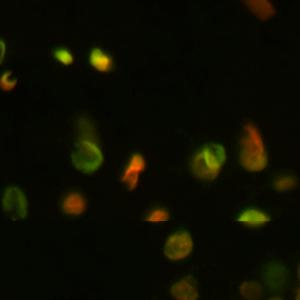
#> input picture day_3/imgs/img2.jpeg, 300 x 300 px
$ python 3_watershed.py
#> lines starting #> are read from the running program, lines starting #| are printed output that depends on the picture; after the words box and inside, x2 and y2 are one past the last pixel; in counts of white or black regions, pixels touching at a corner belong together
# source: https://docs.opencv.org/4.x/d3/db4/tutorial_py_watershed.html
# https://en.wikipedia.org/wiki/Watershed_(image_processing)#Watershed_by_flooding
# visualization: https://svi.nl/watershed

import cv2
import numpy as np
from matplotlib import pyplot as plt
from skimage import color
from skimage. exposure import rescale_intensity, adjust_gamma

img = cv2.imread("imgs/img2.jpeg")
#> img is the input picture: shape (300, 300, 3); mean B, G, R 1.2, 13.1, 12.6

# convert image to grayscale
img = cv2.cvtColor(img, cv2.COLOR_BGR2GRAY)
#> img: shape (300, 300)

# normalize image
img = rescale_intensity(img)

# # correct contrast using gamma correction
img = adjust_gamma(img, gamma=0.75)

# plot the grayscale image
plt.figure()
plt.imshow(img, cmap='gray')
plt.show()

# Threshold image to binary using OTSU
ret1, thresh = cv2.threshold(img, 0, 255, cv2.THRESH_BINARY + cv2.THRESH_OTSU)
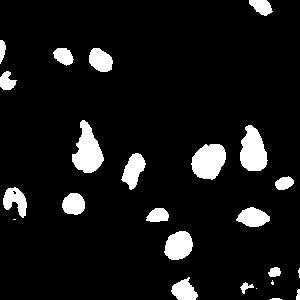
#> thresh: shape (300, 300); 8.5% white; 24 white regions (4 under 20 px), largest, box (x1, y1, x2, y2) and area: (72, 120, 104, 173) 1001, (191, 144, 226, 180) 945, (240, 125, 268, 171) 918
#> ret1 = 60

plt.figure()
plt.imshow(thresh, cmap='gray')
plt.show()

# Morphological operations to remove small noise
kernel = cv2.getStructuringElement(cv2.MORPH_ELLIPSE, (2, 2))
opening = cv2.morphologyEx(thresh, cv2.MORPH_OPEN, kernel, iterations=2)
#> opening: shape (300, 300); 8.5% white; 19 white regions (1 under 20 px), largest, box (x1, y1, x2, y2) and area: (74, 122, 106, 175) 1001, (193, 146, 228, 181) 947, (242, 127, 269, 173) 925

plt.figure()
plt.imshow(opening, cmap='gray')
plt.show()

# OPTIONAL: Remove cells touching image border
from skimage.segmentation import clear_border
opening = clear_border(opening)  # Remove edge touching grains

# Find the sure background region
sure_bg = cv2.dilate(opening, kernel, iterations=10)
#> sure_bg: shape (300, 300); 14.6% white; 14 white regions, largest, box (x1, y1, x2, y2) and area: (74, 122, 116, 185) 1796, (242, 127, 279, 183) 1639, (193, 146, 238, 191) 1563

plt.figure()
plt.imshow(sure_bg, cmap='gray')
plt.show()


# Finding sure foreground area using distance transform
# intensity of each pixel inside the foreground regions are changed to
# distance their respective distances from the closest 0 value (boundary).
dist_transform = cv2.distanceTransform(opening, cv2.DIST_L2, 5)

plt.figure()
plt.imshow(dist_transform, cmap='gray')
plt.show()

# Let us threshold the dist transform by portion of its max value.
# We select %10 of max value, but it might be different for each image.
# Small values will not separate cells (under-segmentation)
# High values willnot recognize some cells
ret2, sure_fg = cv2.threshold(dist_transform, 0.1 * dist_transform.max(), 255, 0)
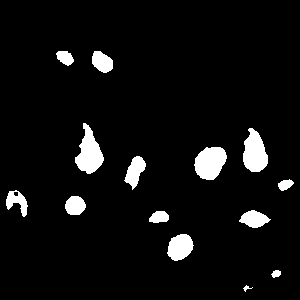
#> sure_fg: shape (300, 300) float32; 5.8% white; 14 white regions, largest, box (x1, y1, x2, y2) and area: (75, 123, 104, 174) 827, (194, 147, 227, 180) 809, (243, 128, 268, 172) 777
#> ret2 = 1.52

plt.figure()
plt.imshow(sure_fg, cmap='gray')
plt.show()

# Unknown region is background - foreground
sure_fg = np.uint8(sure_fg)
unknown = cv2.subtract(sure_bg, sure_fg)
#> unknown: shape (300, 300); 8.8% white; 15 white regions (1 under 20 px), largest, box (x1, y1, x2, y2) and area: (74, 122, 116, 185) 969, (242, 127, 279, 183) 862, (193, 146, 238, 191) 754

plt.figure()
plt.imshow(sure_fg, cmap='gray')
plt.show()

plt.figure()
plt.imshow(unknown, cmap='gray')
plt.show()

# Now we create a marker and label the regions inside.
# For sure regions, both foreground and background will be labeled with positive numbers.
# Unknown regions will be labeled 0.
# Mark each object (connected component) with a number
ret3, markers = cv2.connectedComponents(sure_fg)
#> markers: shape (300, 300) int32; 15 distinct labels, from 0 to 14
#> ret3 = 15

plt.figure()
plt.imshow(markers, cmap='jet')
plt.show()

# Watershed considers the unknown region with value 0; so, mark it with any value except 0.
# Add one to all labels so that sure background is not 0, but 1
markers = markers + 1
#> markers: shape (300, 300) int32; 15 distinct labels, from 1 to 15

# Now, mark the region of unknown with zero
markers[unknown == 255] = 0
#> markers: shape (300, 300) int32; 16 distinct labels, from 0 to 15

plt.figure()
plt.imshow(markers, cmap='jet')   #Look at the 3 distinct regions.
plt.show()

# convert the grayscale image to RGB format
img = np.dstack((img, img, img))
#> img: shape (300, 300, 3)

# Apply watershed algorithm
markers = cv2.watershed(img, markers)
#> markers: shape (300, 300) int32; 16 distinct labels, from -1 to 15

# POST PROCESSING
#Set the edge pixels of image to 0
markers[0, :] = 1
#> markers: shape (300, 300) int32; 16 distinct labels, from -1 to 15
markers[:, 0] = 1
#> markers: shape (300, 300) int32; 16 distinct labels, from -1 to 15
markers[-1, :] = 1
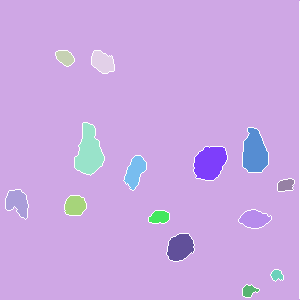
#> markers: shape (300, 300) int32; 16 distinct labels, from -1 to 15; one colour per label, 0 black, -1 white
markers[:, -1] = 1
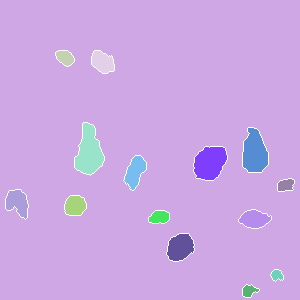
#> markers: shape (300, 300) int32; 16 distinct labels, from -1 to 15; one colour per label, 0 black, -1 white

# The boundary region will be marked -1
# We will change the color to red
boundary_image = np.copy(img)
boundary_image[markers == -1] = [255, 0, 0]
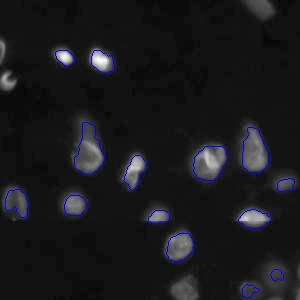
#> boundary_image: shape (300, 300, 3); mean of channels 0, 1, 2 28.8, 25.9, 25.9; drawn as B, G, R

plt.figure()
plt.imshow(boundary_image)
plt.show()

label_image = color.label2rgb(markers, bg_label=1)

plt.figure()
plt.imshow(label_image)
plt.show()

# change the background label back to 0
markers[markers == -1] = 0
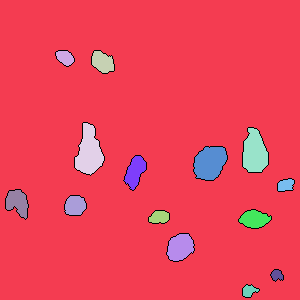
#> markers: shape (300, 300) int32; 16 distinct labels, from 0 to 15; one colour per label, 0 black
markers[markers == 1] = 0
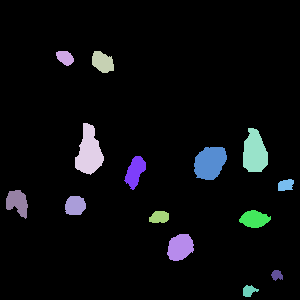
#> markers: shape (300, 300) int32; 15 distinct labels, from 0 to 15; one colour per label, 0 black

# save the mask
# we usually save the masks as numpy array
np.save('mask.npy', markers)


# QUESTION: the borders are not smooth; How can we fix this?

$ run again, with day_3/imgs/img1.png saved as day_3/imgs/img2.jpeg
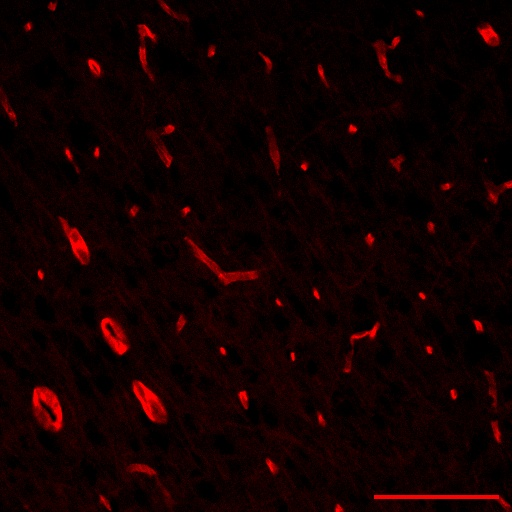
#> input picture day_3/imgs/img1.png, 512 x 512 px
#> img is the input picture: shape (512, 512, 3); mean B, G, R 1, 1, 19.1
#> thresh: shape (512, 512); 3.6% white; 91 white regions (33 under 20 px), largest, box (x1, y1, x2, y2) and area: (32, 386, 63, 432) 972, (132, 380, 167, 423) 815, (374, 494, 511, 512) 772
#> ret1 = 95
#> sure_bg: shape (512, 512); 9.4% white; 52 white regions, largest, box (x1, y1, x2, y2) and area: (187, 239, 270, 297) 1908, (34, 388, 75, 444) 1814, (134, 382, 179, 435) 1591
#> ret2 = 1.02
#> unknown: shape (512, 512); 7.1% white; 54 white regions, largest, box (x1, y1, x2, y2) and area: (187, 239, 270, 297) 1362, (376, 38, 413, 94) 946, (140, 26, 168, 92) 939
#> ret3 = 59
#> boundary_image: shape (512, 512, 3); mean of channels 0, 1, 2 34.6, 32.5, 32.5
#> `markers[markers == -1] = 0`:
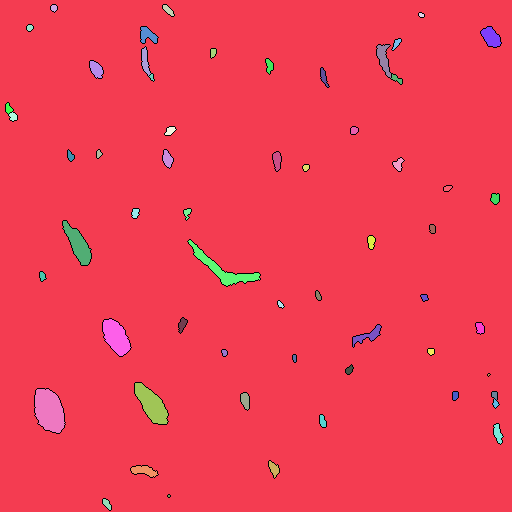
#> markers: shape (512, 512) int32; 60 distinct labels, from 0 to 59; one colour per label, 0 black
#> `markers[markers == 1] = 0`:
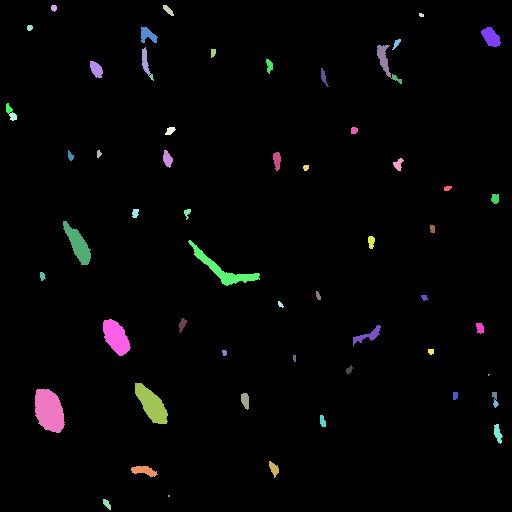
#> markers: shape (512, 512) int32; 59 distinct labels, from 0 to 59; one colour per label, 0 black
